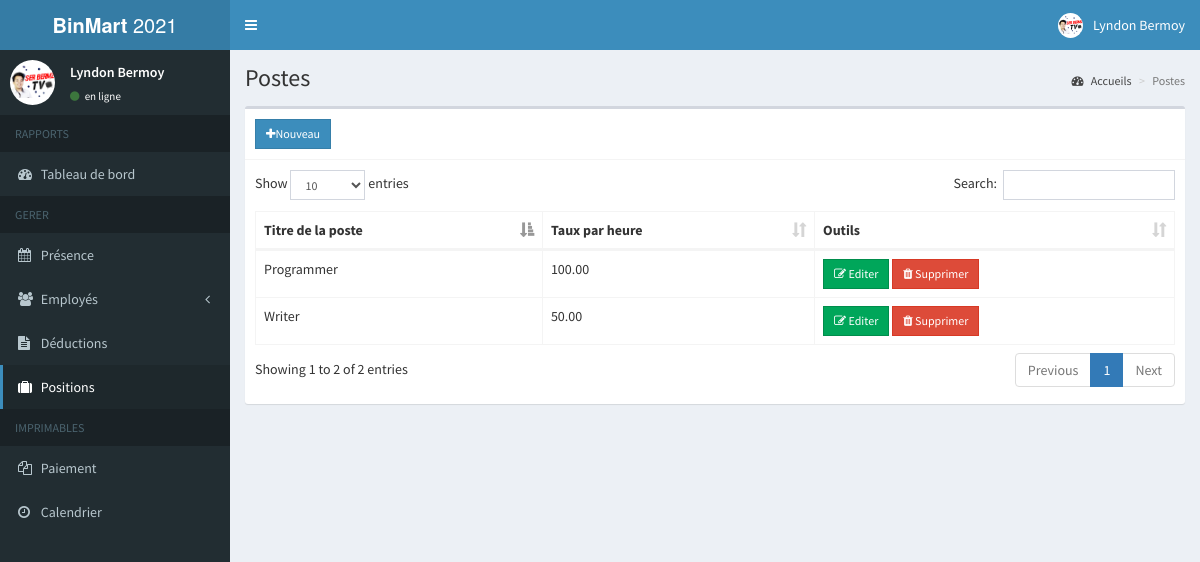
The page /admin/position.php (signed in) on the database its author committed.
### tables this page shows
CREATE TABLE `position` (
  `id` int(11) NOT NULL,
  `description` varchar(150) NOT NULL,
  `rate` double NOT NULL
);

### admin/includes/session.php (called while the page is built, shortened)
<?php
	include 'includes/conn.php';
	$sql = "SELECT * FROM admin WHERE id = '".$_SESSION['admin']."'";
	$query = $conn->query($sql);
	$user = $query->fetch_assoc();
?>

### admin/position.php (the view, shortened to what this page needs)
<?php include 'includes/session.php'; ?>
<?php include 'includes/header.php'; ?>
<body class="hold-transition skin-blue sidebar-mini">
<div class="wrapper">
  <?php include 'includes/navbar.php'; ?>
  <?php include 'includes/menubar.php'; ?>
  <div class="content-wrapper">
    <section class="content-header">
      <h1>
       Postes
      </h1>
      <ol class="breadcrumb">
        <li><a href="#"><i class="fa fa-dashboard"></i> Accueils</a></li>
        <li class="active">Postes</li>
      </ol>
    </section>
    <section class="content">
      <div class="row">
        <div class="col-xs-12">
          <div class="box">
            <div class="box-header with-border">
              <a href="#addnew" data-toggle="modal" class="btn btn-primary btn-sm btn-flat"><i class="fa fa-plus"></i>Nouveau</a>
            </div>
            <div class="box-body">
              <table id="example1" class="table table-bordered">
                <thead>
                  <th>Titre de la poste</th>
                  <th>Taux par heure</th>
                  <th>Outils</th>
                </thead>
                <tbody>
                  <?php
                    $sql = "SELECT * FROM position";
                    $query = $conn->query($sql);
                    while($row = $query->fetch_assoc()){
                      echo "
                        <tr>
                          <td>".$row['description']."</td>
                          <td>".number_format($row['rate'], 2)."</td>
                          <td>
                            <button class='btn btn-success btn-sm edit btn-flat' data-id='".$row['id']."'><i class='fa fa-edit'></i> Editer</button>
                            <button class='btn btn-danger btn-sm delete btn-flat' data-id='".$row['id']."'><i class='fa fa-trash'></i> Supprimer</button>
                          </td>
                        </tr>
                      ";
                    }
                  ?>
                </tbody>
              </table>
            </div>
          </div>
        </div>
      </div>
    </section>
  </div>
</div>
</body>
</html>

### admin/includes/navbar.php (shortened to what this page needs)
<header class="main-header">
    <a href="" class="logo">
      <span class="logo-lg"><b>BinMart</b> 2021</span>
    </a>
    <nav class="navbar navbar-static-top">
      <a href="#" class="sidebar-toggle" data-toggle="push-menu" role="button">
      </a>
      <div class="navbar-custom-menu">
        <ul class="nav navbar-nav">
          <li class="dropdown user user-menu">
            <a href="#" class="dropdown-toggle" data-toggle="dropdown">
              <img src="<?php echo (!empty($user['photo'])) ? '../images/'.$user['photo'] : '../images/profile.jpg'; ?>" class="user-image" alt="User Image">
              <span class="hidden-xs"><?php echo $user['firstname'].' '.$user['lastname']; ?></span>
            </a>
          </li>
        </ul>
      </div>
    </nav>
  </header>

### admin/includes/menubar.php (shortened to what this page needs)
<aside class="main-sidebar">
    <section class="sidebar">
      <div class="user-panel">
        <div class="pull-left image">
          <img src="<?php echo (!empty($user['photo'])) ? '../images/'.$user['photo'] : '../images/profile.jpg'; ?>" class="img-circle" alt="User Image">
        </div>
        <div class="pull-left info">
          <p><?php echo $user['firstname'].' '.$user['lastname']; ?></p>
          <a><i class="fa fa-circle text-success"></i> en ligne</a>
        </div>
      </div>
      <ul class="sidebar-menu" data-widget="tree">
        <li class="header">RAPPORTS</li>
        <li class=""><a href="home.php"><i class="fa fa-dashboard"></i> <span>Tableau de bord</span></a></li>
        <li class="header">GERER</li>
        <li><a href="attendance.php"><i class="fa fa-calendar"></i> <span>Présence</span></a></li>
        <li class="treeview">
          <a href="#">
            <i class="fa fa-users"></i>
            <span>Employés</span>
            <span class="pull-right-container">
              <i class="fa fa-angle-left pull-right"></i>
            </span>
          </a>
        </li>
        <li><a href="deduction.php"><i class="fa fa-file-text"></i> Déductions</a></li>
        <li><a href="position.php"><i class="fa fa-suitcase"></i> Positions</a></li>
        <li class="header">IMPRIMABLES</li>
        <li><a href="payroll.php"><i class="fa fa-files-o"></i> <span>Paiement</span></a></li>
        <li><a href="schedule_employee.php"><i class="fa fa-clock-o"></i> <span>Calendrier</span></a></li>
      </ul>
    </section>
  </aside>

### rows shown on the page
position: description "Programmer", rate "100.00"
position: description "Writer", rate "50.00"

### other values the page prints
$user['firstname'] "Lyndon"
$user['lastname'] "Bermoy"
